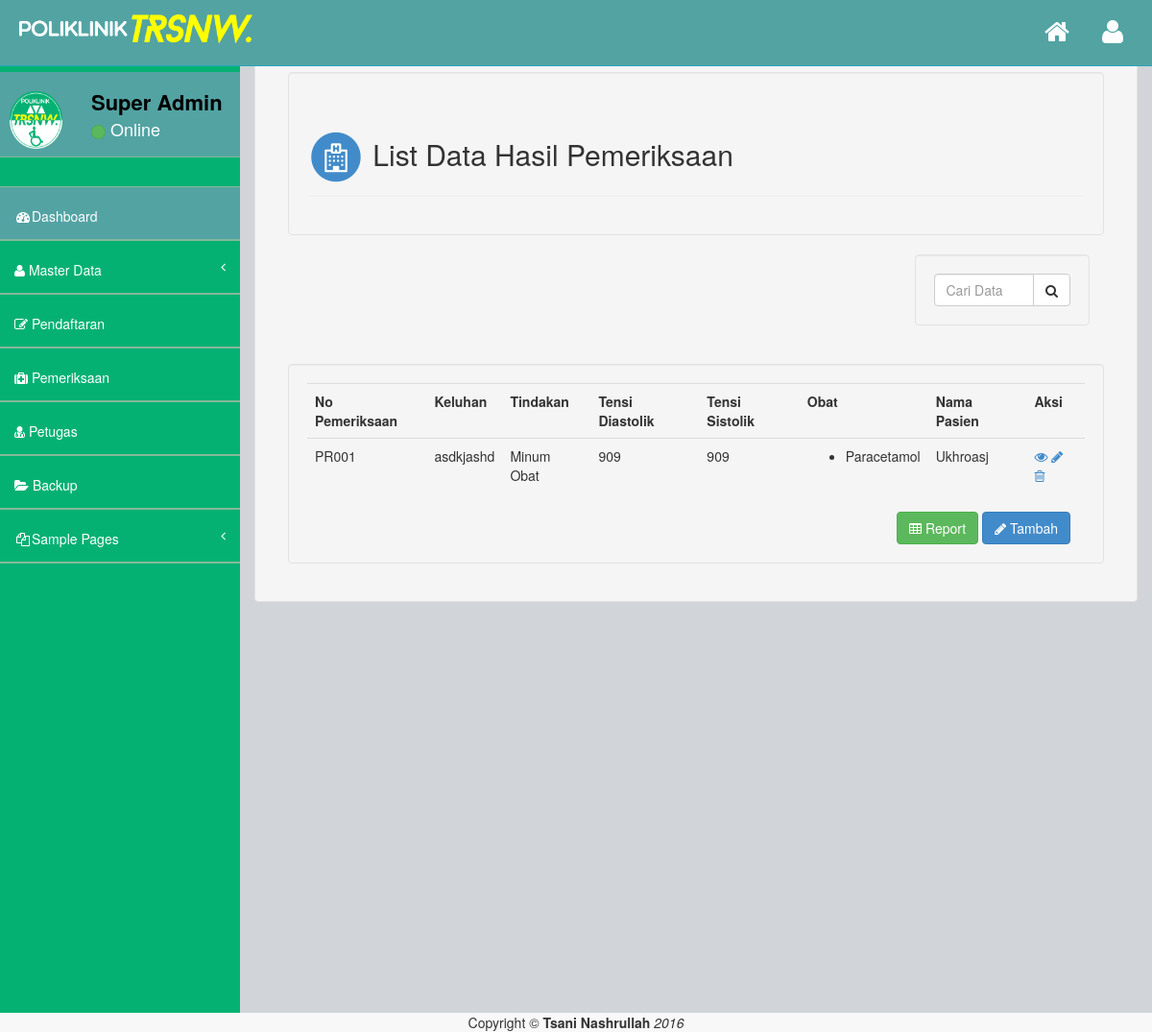
Screenshot of /pemeriksaan/index.php (signed in) with the database file from the repository.
### tables this page shows
CREATE TABLE `pegawai` (
  `nip` varchar(13) NOT NULL,
  `nama` varchar(50) DEFAULT NULL,
  `alamat` text,
  `telp` varchar(13) DEFAULT NULL,
  `tgl_lahir` date DEFAULT NULL,
  `j_kel` varchar(15) DEFAULT NULL,
  `username` varchar(100) NOT NULL,
  PRIMARY KEY (`nip`)
);

CREATE TABLE `pemeriksaan` (
  `no_pemeriksaan` varchar(5) NOT NULL,
  `keluhan` text,
  `diagnosa` text,
  `perawatan` varchar(255) DEFAULT NULL,
  `tindakan` varchar(255) DEFAULT NULL,
  `berat_badan` int(11) DEFAULT NULL,
  `tensi_diastolik` int(11) DEFAULT NULL,
  `tensi_sistolik` int(11) DEFAULT NULL,
  `kd_resep` varchar(5) NOT NULL,
  `no_pendaftaran` varchar(5) NOT NULL
);

CREATE TABLE `obat` (
  `kd_obat` varchar(5) NOT NULL,
  `nama` varchar(50) DEFAULT NULL,
  `merk` varchar(100) DEFAULT NULL,
  `satuan` varchar(20) DEFAULT NULL,
  `harga` float DEFAULT NULL,
  PRIMARY KEY (`kd_obat`)
);

CREATE TABLE `pasien` (
  `kd_pasien` varchar(5) NOT NULL,
  `nama` varchar(100) DEFAULT NULL,
  `alamat` text,
  `telp` varchar(13) DEFAULT NULL,
  `tgl_lahir` date DEFAULT NULL,
  `j_kel` varchar(15) DEFAULT NULL,
  `tgl_registrasi` date DEFAULT NULL,
  PRIMARY KEY (`kd_pasien`)
);

### pemeriksaan/index.php (the view, shortened to what this page needs)
<?php
include('../layout/header.php');
?>
<div id="page-wrapper">
	<div class="row well">
	<div class="col-md-12">
	<div class="well">
	<h2 class="page-header">
    <span class="fa-stack fa-1x">
          <i class="fa fa-circle fa-stack-2x text-primary"></i>
          <i class="fa fa-hospital-o fa-stack-1x fa-inverse"></i>
    </span>&nbsp;List Data Hasil Pemeriksaan</h2>
    </div>
    <div class="col-md-3 pull-right">
    <form action="cari.php" method="get">
            <div class="input-group well">
                <input type="text" class="form-control" name="search" placeholder="Cari Data">
                <span class="input-group-btn">
                    <button class="btn btn-default" type="submit"><i class="fa fa-search"></i></button>
                </span>
            </div>
    </form>
    </div>
    <div class="col-lg-12"><br></div>
		<div class="col-md-12 well table-responsive">
		<center>
			<table width=100% align="center" class="table table-hover">
				<tr>
				<th>No Pemeriksaan</th>
				<th>Keluhan</th>
				<th>Tindakan</th>
				<th>Tensi Diastolik</th>
				<th>Tensi Sistolik</th>
				<th>Obat</th>
				<th>Nama Pasien</th>
				<th>Aksi</th>
				</tr>
				<?php
				$query=mysql_query("select * from pemeriksaan order by no_pemeriksaan");
				if (mysql_num_rows($query) > 0) {
					while($data=mysql_fetch_array($query))
					{
						echo "<tr>";
						echo "<td>".$data[0]."</td>";
						echo "<td>".$data[1]."</td>";
						echo "<td>".$data[4]."</td>";
						echo "<td>".$data[6]."</td>";
						echo "<td>".$data[7]."</td>";
						$obat = mysql_query("select * from history_obat where kd_resep='$data[8]'");
						echo "<td><ul>";
						while ($ambil = mysql_fetch_array($obat)) {
							if ($ambil[0]=="") {
								echo "-";
							}else{
								$final = mysql_query("select * from obat where kd_obat='$ambil[1]'");
								while ($ambils=mysql_fetch_array($final)) {
									echo "<li>";
									echo $ambils[1];
									echo "</li>";
								}
							}
						}
						$obat = mysql_query("select * from pendaftaran where no_pendaftaran='$data[9]'");
						echo "</ul></td><td>";
						while ($ambil = mysql_fetch_array($obat)) {
							if ($ambil[0]=="") {
								echo "-";
							}else{
								$final = mysql_query("select * from pasien where kd_pasien='$ambil[3]'");
								while ($ambils=mysql_fetch_array($final)) {
									echo $ambils[1];
								}
							}
						}
						echo "</td><td>
						<a href='detail.php?no_pemeriksaan=" . $data[0] . "'> <i class='fa fa-eye'></i> </a>
						<a href='edit.php?no_pemeriksaan=" . $data[0] . "&key=edit'> <i class='fa fa-pencil'></i> </a>
						<a href='edit.php?no_pemeriksaan=" . $data[0] . "&key=delete'> <i class='fa fa-trash-o'></i> </a>
						";
						echo "</tr>";
					}
				}else{
					echo "<tr><td colspan=7>&nbsp;</td></tr>";
					echo "<tr><td colspan=7 bgcolor='gray'><strong><center>Tidak Ada Data</center></strong></td></tr>";
				}
				?>
			</center>
		<div class="col-md-12">
			<div class="pull-right">
				<a href="pdf.php" class="btn btn-success"><i class='fa fa-table'></i>  Report</a>
				<a href="create.php" class="btn btn-primary"><i class='fa fa-pencil'></i>  Tambah</a>
			</div>
		</div>
		</div>
	</div>
	</div>
	</div>
	</div>
<?php
include("../layout/footer.php");
?>

### layout/header.php (shortened to what this page needs)
<!DOCTYPE html>
<html>
<head>
    <link href="../assets/plugins/bootstrap/bootstrap.css" rel="stylesheet" />
    <link href="../assets/font-awesome/css/font-awesome.css" rel="stylesheet" />
    <link href="../assets/plugins/pace/pace-theme-big-counter.css" rel="stylesheet" />
    <link href="../assets/css/style.css" rel="stylesheet" />
    <link href="../assets/css/main-style.css" rel="stylesheet" />
    <link href="../assets/plugins/morris/morris-0.4.3.min.css" rel="stylesheet" />
   </head>
<body>
    <div id="wrapper">
        <nav class="navbar navbar-default navbar-fixed-top" role="navigation" id="navbar">
            <div class="navbar-header">
                <a class="navbar-brand" href="../site/index.php">
                    <img src="../images/text.png" alt="" />
                </a>
            </div>
            <ul class="nav navbar-top-links navbar-right">
                <li class="dropdown">
                    <a class="dropdown-toggle" data-toggle="dropdown" href="../site/index.php">
                        <span class="top-label label label-danger"></span><i class="fa fa-home fa-2x"></i>
                    </a>
                </li>
                <li class="dropdown">
                    <a class="dropdown-toggle" data-toggle="dropdown" href="#">
                        <i class="fa fa-user fa-2x"></i>
                    </a>
                </li>
            </ul>
        </nav>
        <nav class="navbar-default navbar-static-side" role="navigation">
            <div class="sidebar-collapse">
                <ul class="nav" id="side-menu">
                    <li>
                        <div class="user-section">
                            <div class="user-section-inner">
                                <img src="../images/logo.png" alt="">
                            </div>
                            <div class="user-info">
                            <?php
                            $username = $_SESSION['username'];
                            $sql = mysql_query("select * from pegawai where username='$username'");
                            $ambil = mysql_fetch_array($sql);
                            ?>
                                <div><strong><?=$ambil[1];?></strong></div>
                                <div class="user-text-online">
                                    <span class="user-circle-online btn btn-success btn-circle "></span>&nbsp;Online
                                </div>
                            </div>
                        </div>
                    </li>
                    <li class="sidebar-search">
                    </li>
                    <li class="selected">
                        <a href="../site/index.php"><i class="fa fa-dashboard fa-fw"></i>Dashboard</a>
                    </li>
                    <li>
                        <a href="#"><i class="fa fa-user"></i> Master Data<span class="fa arrow"></span></a>
                    </li>
                    <li>
                        <a href="../pendaftaran/index.php"><i class="fa fa-edit"></i>  Pendaftaran</a>
                    </li>
                    <li>
                        <a href="../pemeriksaan/index.php"><i class="fa fa-medkit"></i>  Pemeriksaan</a>
                    </li>
                    <?php
                    $query = mysql_query("select * from login where username='$username'");
                    $ambil = mysql_fetch_array($query);
                    if ($ambil[2]=="1") {
                        echo "
                            <li>
                                <a href='../admin/index.php'><i class='fa fa-user-md'></i>  Petugas</a>
                            </li>
                            <li>
                                <a href='../site/backup.php'><i class='fa fa-folder-open'></i>  Backup</a>
                            </li>";
                        }
                    ?>
                    <li>
                        <a href="#"><i class="fa fa-files-o fa-fw"></i>Sample Pages<span class="fa arrow"></span></a>
                    </li>
                </ul>
            </div>
        </nav>

### assets/css/style.css (style rules this page uses)
body { background-color: #f8f8f8; }
#wrapper { width: 100%; margin-top: 55px!important; background-color:#04B173; }
#page-wrapper { padding: 0 15px; min-height: 568px; background-color:rgb(209, 212, 216); }
.navbar-static-side ul li { border-bottom:1px solid #84B899 !important; }
.navbar-top-links li { display: inline-block; }
.navbar-top-links li:last-child { margin-right: 15px; }
.navbar-top-links li a { padding: 20px; min-height: 50px; }
.sidebar-search { padding: 15px; }
.arrow { float: right; }
.fa.arrow:before { content: "\f104"; }
@media (min-width:768px) { .navbar-static-side { z-index: 1; position: absolute; width: 250px; } }
.btn-circle { width: 30px; height: 30px; padding: 6px 0; border-radius: 15px; text-align: center; font-size: 12px; line-height: 1.428571429; }

### assets/css/main-style.css (style rules this page uses)
.user-section-inner { height: 65px; width: 65px; -moz-border-radius: 3px; -webkit-border-radius: 3px; border-radius: 3px; overflow: hidden; display: inline-block; float: left; margin-right: 15px; margin-top: 20px; }
.user-section-inner img { margin-left:10px; width:55px; height:60px; }
.user-info { display: block; color:#000!important; display: inline-block; padding: 15px; margin-bottom: 0px }
.user-text-online { font-size:18px; color:#fff }
.user-circle-online { width: 15px!important; height: 15px!important; }
.navbar-top-links > li > a { color: #FFFFFF; }
.nav > li > a { padding: 20px 15px; }
#side-menu { background-color:#04B173; }
#side-menu a { color:#fff; border-bottom: 1px solid #84B899 !important; height: 55px; }
.selected { background-color:rgb(83, 163, 163); }
#navbar { background-color:rgb(83, 163, 163); }
.navbar-brand { padding-left:20px; }
.navbar-brand img { height:30px; }
.navbar-default { border-color: #27A6BE; }
@media (min-width:768px) { #page-wrapper { position: inherit; margin: 0 0 0 250px; padding: 0 30px; min-height: 1000px; } }

### rows the page displays
pegawai: nama "Super Admin"
pemeriksaan: no_pemeriksaan "PR001", keluhan "asdkjashd", tindakan "Minum Obat", tensi_diastolik "909", tensi_sistolik "909"
obat: nama "Paracetamol"
pasien: nama "Ukhroasj"
